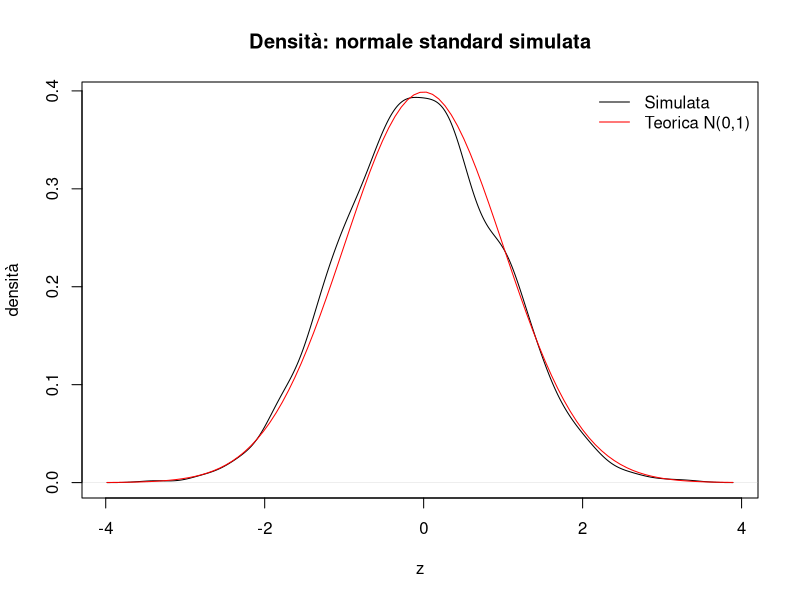

The R script that drew this image:
# 1) Campioni per il metodo di rifiuto: u ~ U(0,1), y ~ Exp(1)
set.seed(3)
u <- runif(3000) # numeri uniformi per la regola di accettazione

set.seed(5)
y <- -log(1 - runif(3000)) # numeri ~ Exp(1) (inversa della CDF)

# 2) Probabilità di accettazione per |Z|
w <- exp(-(y - 1)^2 / 2)          # funzione di accettazione

# 3) Indici accettati e campione di |Z|
idx <- which(u < w)      # indici accettati
z_abs <- y[idx]          # questo è un campione di X = |Z|

length(idx)              # numero di osservazioni accettate (≈ 2270)

# 4) Assegna segno casuale ±1 con probabilità 1/2
set.seed(7)
v <- runif(length(idx))           # unif(0,1) per il segno
v[ v < 0.5 ]  <- -1               # metà dei casi negativi
v[ v >= 0.5 ] <-  1               # metà positivi

#  5) Combina modulo e segno: Z = v * |Z|
Z <- z_abs * v

length(Z)      # numero finale di campioni
mean(Z)        # media campionaria (≈ 0)
var(Z)         # varianza campionaria (≈ 1)

# 6) Confronto grafico: densità simulata vs densità teorica N(0,1)
plot(
  density(Z),
  main = "Densità: normale standard simulata",
  xlab = "z", ylab = "densità"
)
curve(dnorm(x, mean = 0, sd = 1), add = TRUE, col = "red")
legend("topright", legend = c("Simulata", "Teorica N(0,1)"),
       lty = c(1,1), col = c("black","red"), bty = "n")